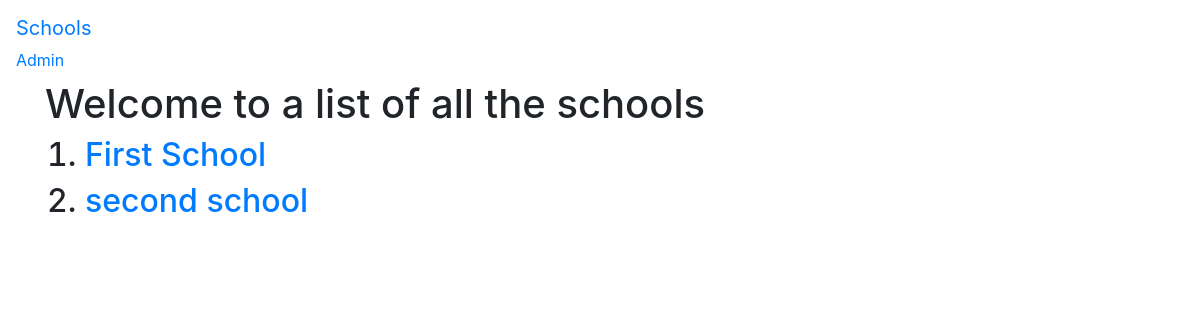
The app's page /schools, older data.
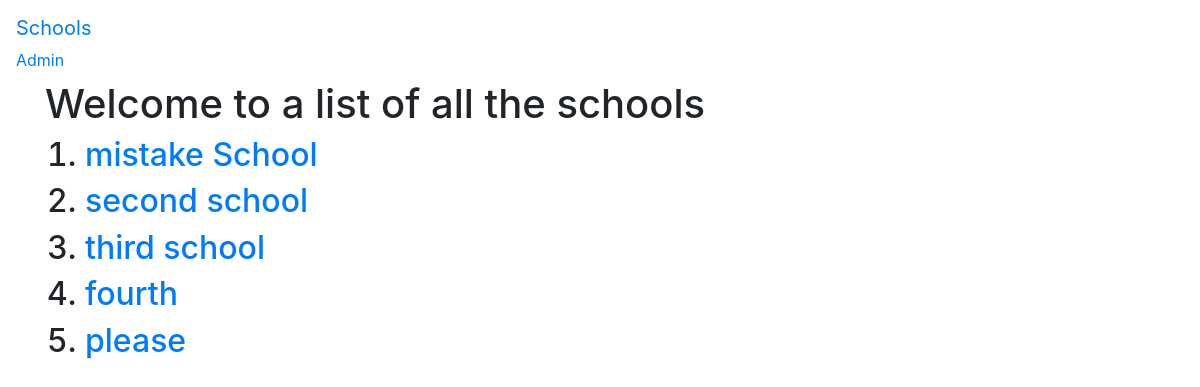
The same page, newer data.
### cbv/models.py (models this page shows, shortened)
class School(models.Model):
    name = models.CharField(max_length=256)
    principal = models.CharField(max_length=256)
    location = models.CharField(max_length=256)

### cbv/views.py (the view)
# urls.py: path('schools',views.SchoolListView.as_view(),name='list'),
class SchoolListView(ListView):
    context_object_name = 'schools'
    model = models.School

### cbv/templates/cbv/school_list.html
{% extends 'base.html' %}
{% block body_block %}
<h1>Welcome to a list of all the schools</h1>
<ol>
  {% for school in schools %}
  <h2> <li> <a href="{% url 'cbv:detail' pk=school.pk %}"> {{ school.name }}</a></li> </h2>
  {% endfor%}
</ol>
{% endblock %}

### cbv/templates/base.html (shortened to what this page needs)
<!DOCTYPE html>
<html lang="en" dir="ltr">
  <head>
    <link rel="stylesheet" href="https://maxcdn.bootstrapcdn.com/bootstrap/4.0.0/css/bootstrap.min.css">
  </head>
  <body>
    <nav class="navbar navbar-default navbar-static-top">
      <ul class="nav navbar-nav">
        <li><a class="navbar-brand" href="{% url 'cbv:list' %}">Schools</a></li>
        <li><a class="navbar-link" href="{% url 'admin:index' %}">Admin</a></li>
      </ul>
    </nav>
    <div class="container">
    {% block body_block %}
    {% endblock %}
    </div>
  </body>
</html>

Row changes from the older to the newer data that the page shows:
changed School: name "First School" → "mistake School"
added School: name "third school"
added School: name "fourth"
added School: name "please"
